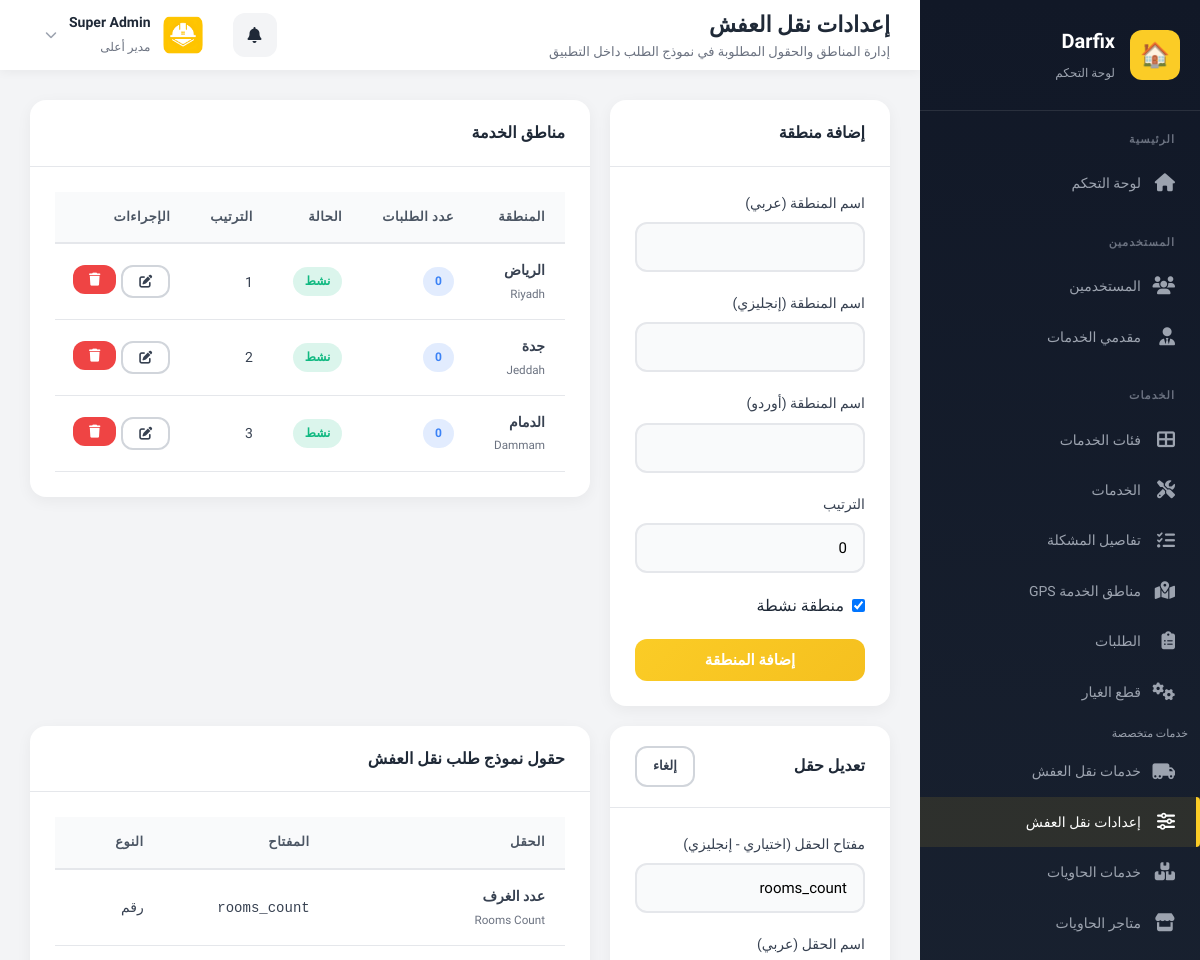
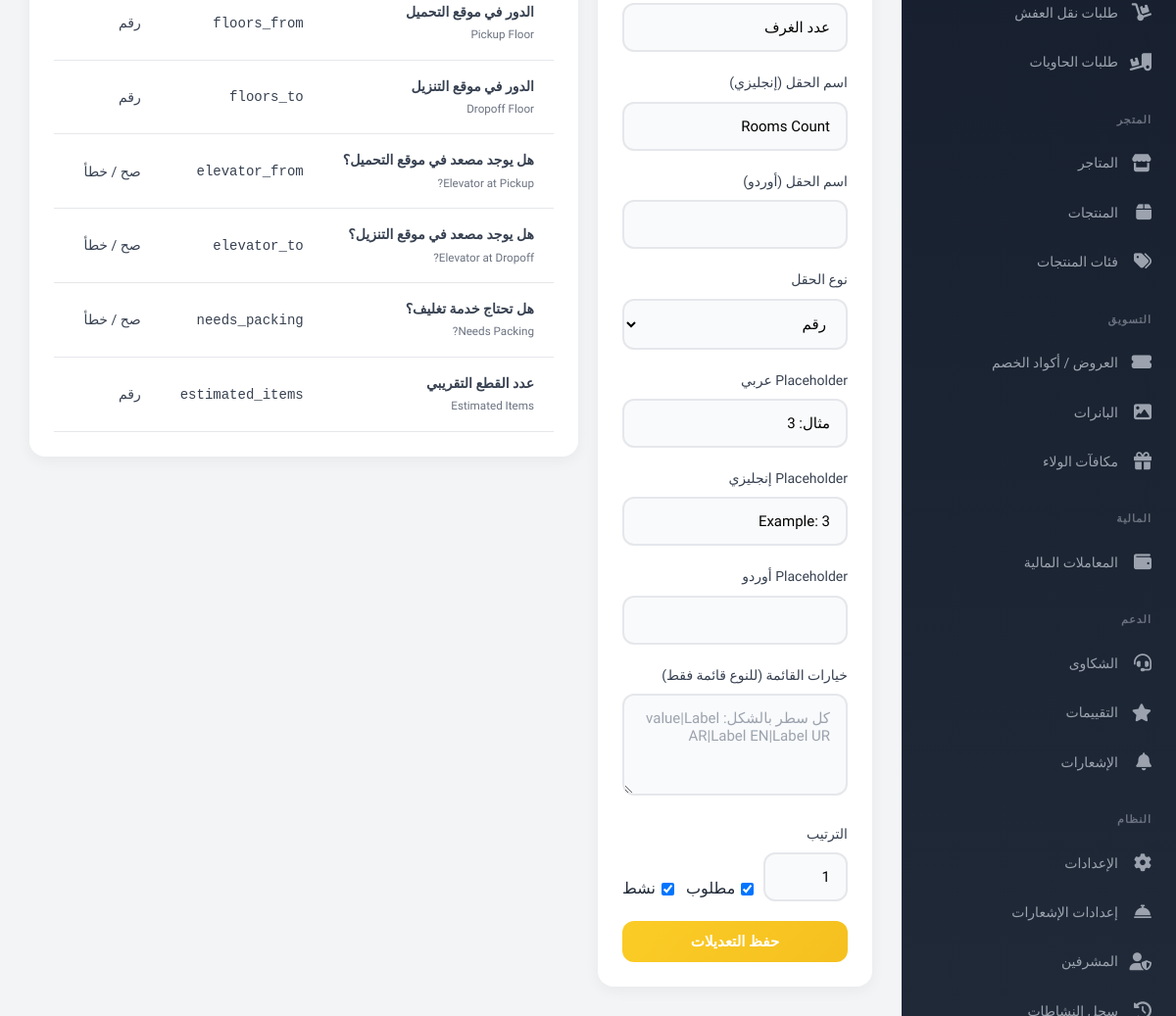
The app's page /pages/furniture-settings.php?action=edit_field&id=1 (signed in) with its own data (2 pictures, top to bottom).
### tables this page shows
CREATE TABLE `furniture_areas` (
  `id` INT PRIMARY KEY AUTO_INCREMENT,
  `name_ar` VARCHAR(120) NOT NULL,
  `name_en` VARCHAR(120) DEFAULT NULL,
  `name_ur` VARCHAR(120) DEFAULT NULL,
  `is_active` TINYINT(1) NOT NULL DEFAULT 1,
  `sort_order` INT NOT NULL DEFAULT 0,
  `created_at` TIMESTAMP DEFAULT CURRENT_TIMESTAMP,
  `updated_at` TIMESTAMP DEFAULT CURRENT_TIMESTAMP ON UPDATE CURRENT_TIMESTAMP,
  INDEX `idx_furniture_areas_active_sort` (`is_active`, `sort_order`)
);

CREATE TABLE `furniture_request_fields` (
  `id` INT PRIMARY KEY AUTO_INCREMENT,
  `field_key` VARCHAR(80) NOT NULL,
  `label_ar` VARCHAR(150) NOT NULL,
  `label_en` VARCHAR(150) DEFAULT NULL,
  `label_ur` VARCHAR(150) DEFAULT NULL,
  `field_type` VARCHAR(30) NOT NULL DEFAULT 'text',
  `placeholder_ar` VARCHAR(255) DEFAULT NULL,
  `placeholder_en` VARCHAR(255) DEFAULT NULL,
  `placeholder_ur` VARCHAR(255) DEFAULT NULL,
  `options_json` LONGTEXT DEFAULT NULL,
  `is_required` TINYINT(1) NOT NULL DEFAULT 0,
  `is_active` TINYINT(1) NOT NULL DEFAULT 1,
  `sort_order` INT NOT NULL DEFAULT 0,
  `created_at` TIMESTAMP DEFAULT CURRENT_TIMESTAMP,
  `updated_at` TIMESTAMP DEFAULT CURRENT_TIMESTAMP ON UPDATE CURRENT_TIMESTAMP,
  UNIQUE KEY `uniq_furniture_request_field_key` (`field_key`),
  INDEX `idx_furniture_request_fields_active_sort` (`is_active`, `sort_order`)
);

### pages/furniture-settings.php (the view, shortened to what the rows shown need)
<?php
$pageTitle = 'إعدادات نقل العفش';
$action = get('action', 'list');
$id = (int) get('id');
function furnitureAllowedFieldTypes(): array
{
    return [
        'text' => 'نص قصير',
        'number' => 'رقم',
        'textarea' => 'نص طويل',
        'select' => 'قائمة اختيار',
        'checkbox' => 'صح / خطأ',
    ];
}
$fieldTypes = furnitureAllowedFieldTypes();
$areas = db()->fetchAll(
    "SELECT a.*, (SELECT COUNT(*) FROM furniture_requests r WHERE r.area_id = a.id) AS requests_count
     FROM furniture_areas a
     ORDER BY a.sort_order ASC, a.id DESC"
);
$fields = db()->fetchAll(
    "SELECT f.*,
            (SELECT COUNT(*) FROM furniture_requests r WHERE JSON_EXTRACT(r.details_json, CONCAT('$.', f.field_key)) IS NOT NULL) AS used_count
     FROM furniture_request_fields f
     ORDER BY f.sort_order ASC, f.id DESC"
);
$editField = null;
if ($action === 'edit_field' && $id > 0) {
    $editField = db()->fetch('SELECT * FROM furniture_request_fields WHERE id = ?', [$id]);
}
include '../includes/header.php';
?>
<div style="display: grid; grid-template-columns: 1fr 2fr; gap: 20px; align-items: start;">
    <div class="card animate-slideUp">
        <div class="card-body">
            <div class="table-responsive">
                <table class="table">
                    <thead>
                        <tr>
                            <th>المنطقة</th>
                            <th>عدد الطلبات</th>
                            <th>الحالة</th>
                            <th>الترتيب</th>
                            <th>الإجراءات</th>
                        </tr>
                    </thead>
                    <tbody>
                        <?php foreach ($areas as $area): ?>
                            <tr>
                                <td>
                                    <strong><?php echo $area['name_ar']; ?></strong><br>
                                    <small class="text-muted"><?php echo $area['name_en'] ?: '-'; ?></small>
                                </td>
                                <td><span class="badge badge-info"><?php echo (int) ($area['requests_count'] ?? 0); ?></span></td>
                                <td>
                                    <span class="badge <?php echo !empty($area['is_active']) ? 'badge-success' : 'badge-danger'; ?>">
                                        <?php echo !empty($area['is_active']) ? 'نشط' : 'غير نشط'; ?>
                                    </span>
                                </td>
                                <td><?php echo (int) ($area['sort_order'] ?? 0); ?></td>
                                <td>
                                    <div style="display: flex; gap: 5px;">
                                        <a href="?action=edit_area&id=<?php echo $area['id']; ?>" class="btn btn-sm btn-outline"><i class="fas fa-edit"></i></a>
                                        <form method="POST" style="display:inline;" onsubmit="return confirm('هل أنت متأكد؟');">
                                            <button type="submit" class="btn btn-sm btn-danger"><i class="fas fa-trash"></i></button>
                                        </form>
                                    </div>
                                </td>
                            </tr>
                        <?php endforeach; ?>
                    </tbody>
                </table>
            </div>
        </div>
    </div>
</div>
<div style="display: grid; grid-template-columns: 1fr 2fr; gap: 20px; align-items: start;">
    <div class="card animate-slideUp">
        <div class="card-body">
            <form method="POST">
                <div class="form-group">
                    <label class="form-label">مفتاح الحقل (اختياري - إنجليزي)</label>
                    <input type="text" name="field_key" class="form-control"
                        value="<?php echo $editField['field_key'] ?? ''; ?>"
                        placeholder="مثال: furniture_size">
                </div>
                <div class="form-group">
                    <label class="form-label">اسم الحقل (عربي)</label>
                    <input type="text" name="label_ar" class="form-control" required
                        value="<?php echo $editField['label_ar'] ?? ''; ?>">
                </div>
                <div class="form-group">
                    <label class="form-label">اسم الحقل (إنجليزي)</label>
                    <input type="text" name="label_en" class="form-control"
                        value="<?php echo $editField['label_en'] ?? ''; ?>">
                </div>
                <div class="form-group">
                    <label class="form-label">نوع الحقل</label>
                    <select name="field_type" class="form-control">
                        <?php foreach ($fieldTypes as $typeKey => $typeLabel): ?>
                            <option value="<?php echo $typeKey; ?>" <?php echo (($editField['field_type'] ?? 'text') === $typeKey) ? 'selected' : ''; ?>>
                                <?php echo $typeLabel; ?>
                            </option>
                        <?php endforeach; ?>
                    </select>
                </div>
                <div class="form-group">
                    <label class="form-label">Placeholder عربي</label>
                    <input type="text" name="placeholder_ar" class="form-control"
                        value="<?php echo $editField['placeholder_ar'] ?? ''; ?>">
                </div>
                <div class="form-group">
                    <label class="form-label">Placeholder إنجليزي</label>
                    <input type="text" name="placeholder_en" class="form-control"
                        value="<?php echo $editField['placeholder_en'] ?? ''; ?>">
                </div>
                <div style="display: grid; grid-template-columns: 1fr 1fr; gap: 10px;">
                    <div class="form-group">
                        <label class="form-label">الترتيب</label>
                        <input type="number" name="sort_order" class="form-control"
                            value="<?php echo (int) ($editField['sort_order'] ?? 0); ?>">
                    </div>
                    <div class="form-group" style="display: flex; align-items: end; gap: 12px;">
                        <label style="display: flex; align-items: center; gap: 6px; cursor: pointer;">
                            <input type="checkbox" name="is_required" <?php echo $editField ? (!empty($editField['is_required']) ? 'checked' : '') : ''; ?>>
                            مطلوب
                        </label>
                        <label style="display: flex; align-items: center; gap: 6px; cursor: pointer;">
                            <input type="checkbox" name="is_active" <?php echo $editField ? (!empty($editField['is_active']) ? 'checked' : '') : 'checked'; ?>>
                            نشط
                        </label>
                    </div>
                </div>
            </form>
        </div>
    </div>
    <div class="card animate-slideUp">
        <div class="card-body">
            <div class="table-responsive">
                <table class="table">
                    <thead>
                        <tr>
                            <th>الحقل</th>
                            <th>المفتاح</th>
                            <th>النوع</th>
                            <th>مطلوب</th>
                        </tr>
                    </thead>
                    <tbody>
                        <?php foreach ($fields as $field): ?>
                            <tr>
                                <td>
                                    <strong><?php echo $field['label_ar']; ?></strong><br>
                                    <small class="text-muted"><?php echo $field['label_en'] ?: '-'; ?></small>
                                </td>
                                <td><code><?php echo $field['field_key']; ?></code></td>
                                <td><?php echo $fieldTypes[$field['field_type']] ?? $field['field_type']; ?></td>
                                <td>
                                </td>
                            </tr>
                        <?php endforeach; ?>
                    </tbody>
                </table>
            </div>
        </div>
    </div>
</div>
<?php include '../includes/footer.php'; ?>

### includes/header.php (shortened to what the rows shown need)
<?php
$admin = getCurrentAdmin();
$currentPage = basename($_SERVER['PHP_SELF'], '.php');
$isInPagesDir = strpos($_SERVER['PHP_SELF'], '/pages/') !== false;
$assetsPrefix = $isInPagesDir ? '../' : '';
$styleVersion = @filemtime(__DIR__ . '/../assets/css/style.css') ?: time();
$pages = $isInPagesDir ? '' : 'pages/';
?>
<!DOCTYPE html>
<html lang="ar" dir="rtl">
<head>
    <link rel="stylesheet" href="<?php echo $assetsPrefix; ?>assets/css/style.css?v=<?php echo $styleVersion; ?>">
    <link rel="stylesheet" href="https://cdnjs.cloudflare.com/ajax/libs/font-awesome/6.5.1/css/all.min.css">
</head>
<body>
    <div class="admin-layout">
        <aside class="sidebar" id="sidebar">
            <div class="sidebar-header">
                <div class="sidebar-brand">
                    <h2>Darfix</h2>
                </div>
            </div>
                <?php if (hasPermission('settings') || $admin['role'] === 'super_admin'): ?>
                        <?php if (hasPermission('settings') || $admin['role'] === 'super_admin'): ?>
                            <a href="<?php echo $pages; ?>settings.php"
                                class="nav-item <?php echo $currentPage === 'settings' ? 'active' : ''; ?>">
                                <i class="fas fa-cog"></i>
                                <span>الإعدادات</span>
                            </a>
                            <a href="<?php echo $pages; ?>notification-settings.php"
                                class="nav-item <?php echo $currentPage === 'notification-settings' ? 'active' : ''; ?>">
                                <i class="fas fa-bell-concierge"></i>
                                <span>إعدادات الإشعارات</span>
                            </a>
                        <?php endif; ?>
                <?php endif; ?>
        </aside>
        <main class="main-content">
            <header class="main-header">
                <div class="header-right">
                    <div class="header-title">
                        <h1><?php echo $pageTitle ?? 'لوحة التحكم'; ?></h1>
                    </div>
                </div>
                <div class="header-left">
                    <div style="position: relative; display: inline-block;" id="profile-dropdown-container">
                        <div class="header-profile"
                            onclick="document.getElementById('dropdown-menu').classList.toggle('show');"
                            style="cursor: pointer;">
                            <img src="<?php echo imageUrl($admin['avatar'] ?? null, 'https://ui-avatars.com/api/?name=' . urlencode($admin['full_name'])); ?>"
                                alt="Profile">
                            <div class="header-profile-info">
                                <h4><?php echo $admin['full_name']; ?></h4>
                                <span><?php echo $admin['role'] === 'super_admin' ? 'مدير أعلى' : ($admin['role'] === 'admin' ? 'مدير' : 'مشرف'); ?></span>
                            </div>
                            <i class="fas fa-chevron-down" style="color: #9ca3af; font-size: 12px;"></i>
                        </div>
                    </div>
                </div>
            </header>
            <div class="page-content">

### records on screen
furniture_areas: name_ar "الرياض", name_en "Riyadh", requests_count "0", is_active "نشط", sort_order "1"
furniture_areas: name_ar "جدة", name_en "Jeddah", requests_count "0", is_active "نشط", sort_order "2"
furniture_areas: name_ar "الدمام", name_en "Dammam", requests_count "0", is_active "نشط", sort_order "3"
furniture_request_fields: field_key "rooms_count", label_ar "عدد الغرف", label_en "Rooms Count", field_type "رقم", placeholder_ar "مثال: 3", placeholder_en "Example: 3", sort_order "1", is_required "☑", is_active "☑"
furniture_request_fields: label_ar "الدور في موقع التحميل", label_en "Pickup Floor", field_key "floors_from", field_type "رقم"
furniture_request_fields: label_ar "الدور في موقع التنزيل", label_en "Dropoff Floor", field_key "floors_to", field_type "رقم"
furniture_request_fields: label_ar "هل يوجد مصعد في موقع التحميل؟", label_en "Elevator at Pickup?", field_key "elevator_from", field_type "صح / خطأ"
furniture_request_fields: label_ar "هل يوجد مصعد في موقع التنزيل؟", label_en "Elevator at Dropoff?", field_key "elevator_to", field_type "صح / خطأ"
furniture_request_fields: label_ar "هل تحتاج خدمة تغليف؟", label_en "Needs Packing?", field_key "needs_packing", field_type "صح / خطأ"
furniture_request_fields: label_ar "عدد القطع التقريبي", label_en "Estimated Items", field_key "estimated_items", field_type "رقم"

### other values on screen
$pageTitle "إعدادات نقل العفش"
$pageSubtitle "إدارة المناطق والحقول المطلوبة في نموذج الطلب داخل التطبيق"
$admin['full_name'] "Super Admin"
